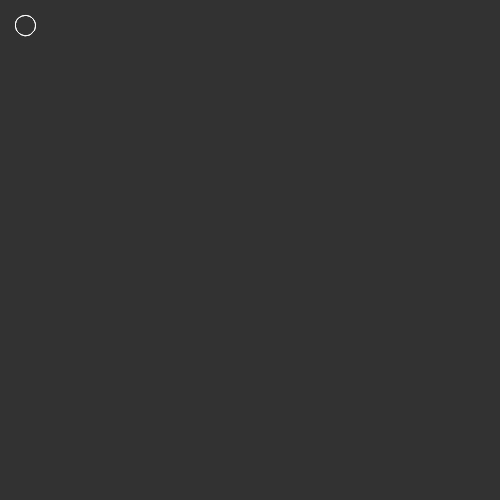
Frame 1 (no input)
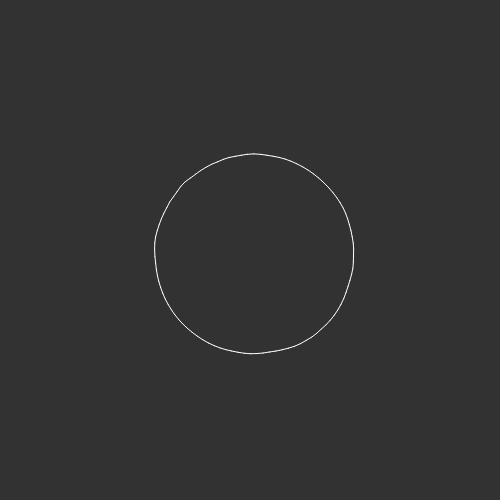
Frame 60 (no input)
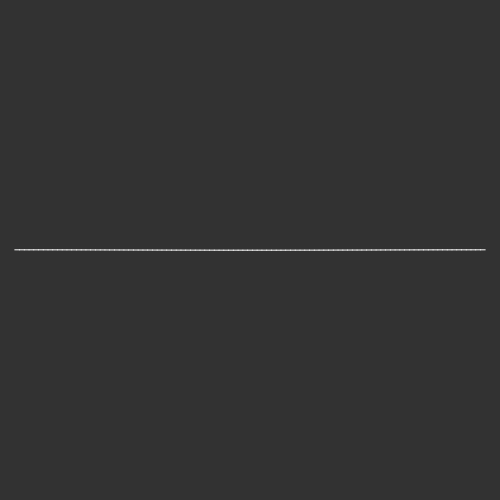
Frame 120 (the mouse pressed at the canvas centre since frame 60)

The p5.js sketch that drew these frames (run headless with seeded random() and noise() and a simulated clock; from frame 60 on, the mouse is pressed at the canvas centre):

// p5.js sketch
// ── sketch.js
var points;
var targetPoints;
var isCircle;

function setup() {
 createCanvas(500, 500);
 points = [];
 targetPoints = [];
 for (var i = 0; i < 100; i++) {
   points.push(createVector(0,0));
   targetPoints.push(createVector(0,0));
 }
 isCircle = true;
}

function draw() {
  background(50);
  var numOfPoints = 100;
  var sizeOfCircle = 100;
  stroke(255);
  var millisecond = Date.now();
  for (var i = 0; i < numOfPoints; i++) {
    var segment = i/(numOfPoints-1);
    var radian = (Math.PI * 2) * segment - Math.PI/2;
    if (isCircle){
      var xPos = Math.cos(radian) * sizeOfCircle + width/2;
      var yPos = Math.sin(radian) * sizeOfCircle + height/2;
      var noiseMult = 0.03;
      var noiseValue = noise(xPos * noiseMult, yPos * noiseMult, millisecond * 0.01);
      noiseValue *= 10;
      var point = createVector(xPos + noiseValue, yPos + noiseValue);
    } else {
      var lineLength = Math.PI * 1.5 * sizeOfCircle;
      var xPos = width/2 + ((1-segment) * lineLength) - (lineLength/2)
      var yPos = height/2;
      var point = createVector(xPos, yPos);
    }
    targetPoints[i] = point;
    points[i] = p5.Vector.lerp(points[i], targetPoints[i], 0.1);
    if (i > 0) {
      var prePoint = points[i-1];
      var currentPoint = points[i];
      line(prePoint.x, prePoint.y, currentPoint.x, currentPoint.y);
    }
  }
}

function mousePressed() {
  isCircle = !isCircle;
}
